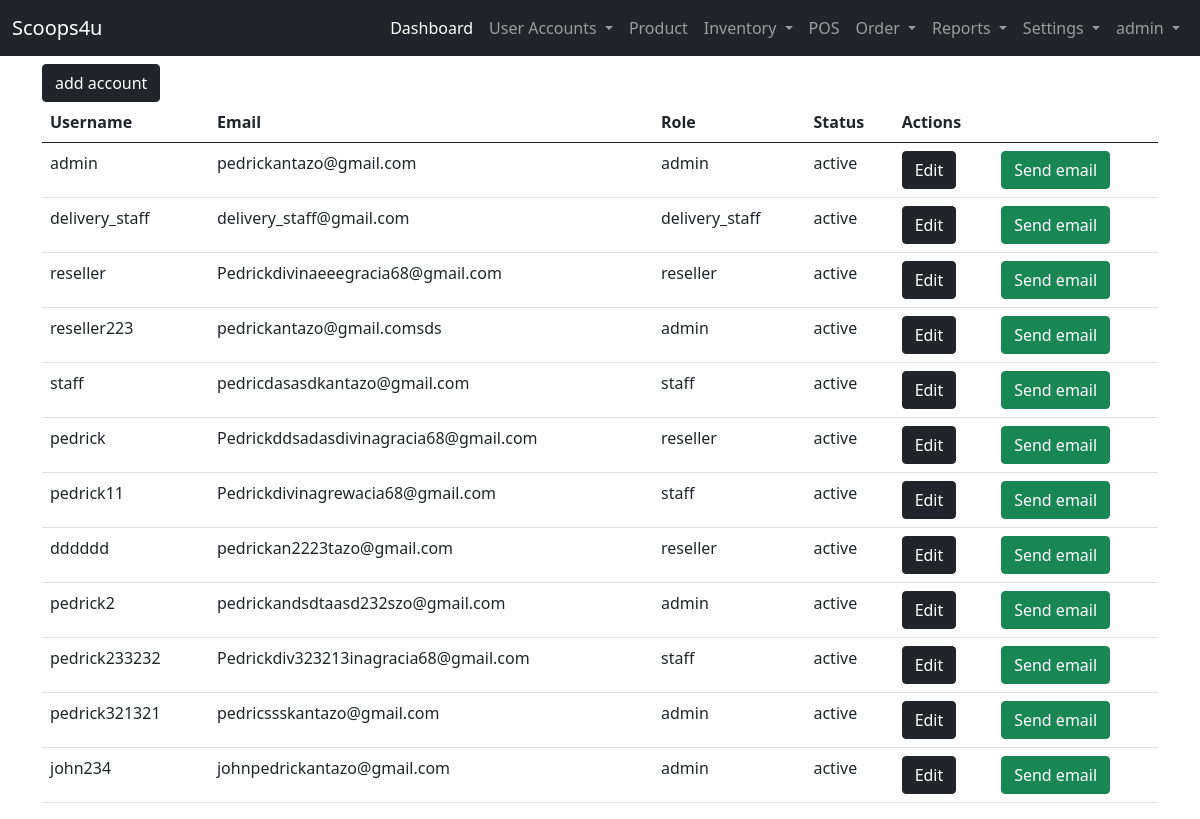
The app's page /user-site/user-list/ (signed in) with its own data.
### landing_page/models.py (models this page shows)
class User(AbstractUser):
    ROLE = ((" "," "),("admin","admin"),("staff","staff"),("reseller","reseller"),("delivery_staff","delivery_staff"))
    STAT = ((" "," "),("active","active"),("inactive","inactive"))
    role = models.CharField(max_length=50, null=True, default=None, choices=ROLE)
    status = models.CharField(max_length=50, null=True, default=None , choices=STAT)

### admin_site/views.py (the view)
# urls.py: path('user-list/', views.user_list , name='user_list'),
@login_required(login_url='landing_page:login')
def user_list(request):
    users = User.objects.all()
    context = {'users':users}
    return render(request, 'admin_site/user/useraccount.html', context)

### templates/admin_site/user/useraccount.html (shortened to what this page needs)
{% extends 'admin_site/base.html' %}
{% block content %}
<a href="{% url 'admin_site:add_useraccount' %}" class="btn btn-dark">add account</a>
    <table class="table table-hover">
        <thead>
            <tr>
                <th>Username</th>
                <th>Email</th>
                <th>Role</th>
                <th>Status</th>
                <th>Actions</th>
                <th></th>
            </tr>
            <tbody>
                {% for list in users %}
                <tr>
                    <td>{{ list.username }}</td>
                    <td>{{ list.email }}</td>
                    <td>{{ list.role }}</td>
                    <td>{{ list.status }}</td>
                    <td><a href="{% url 'admin_site:edit_user_account' list.id %}" class="btn btn-dark" >Edit</a></td>
                    <td><a href="{% url 'admin_site:send_email' list.id %}" class="btn btn-success">Send email</a></td>
                </tr>
                {% endfor %}
            </tbody>
        </thead>
    </table>
{% endblock content %}

### templates/admin_site/base.html (shortened to what this page needs)
{% load static %}
<!DOCTYPE html>
<html lang="en">
<head>
    <link href="https://cdn.jsdelivr.net/npm/bootstrap@5.0.2/dist/css/bootstrap.min.css" rel="stylesheet">
    <link rel="stylesheet" href="{% static 'css/sample.css' %}">
  </head>
<body>
  {% if user.role == "admin"%}
    <nav class="navbar navbar-expand-lg navbar-dark bg-dark">
        <div class="container-fluid">
          <a class="navbar-brand" href="#">Scoops4u</a>
          <div class="collapse navbar-collapse" id="navbarNavDropdown">
            <ul class="navbar-nav ms-auto mb-2 mb-lg-0">
              <li class="nav-item">
                <a class="nav-link active" aria-current="page" href="{% url 'admin_site:dashboard'%}">Dashboard</a>
              </li>
              <li class="nav-item dropdown">
                <a class="nav-link dropdown-toggle" href="#" id="navbarDropdownMenuLink" role="button" data-bs-toggle="dropdown" aria-expanded="false">
                  User Accounts
                </a>
              </li>
              <li class="nav-item">
                <a class="nav-link" href="{%url 'admin_site:list_product' %}">Product</a>
              </li>
              <li class="nav-item dropdown">
                <a class="nav-link dropdown-toggle" href="#" id="navbarDropdownMenuLink" role="button" data-bs-toggle="dropdown" aria-expanded="false">
                  Inventory
                </a>
              </li>
              <li class="nav-item">
                <a class="nav-link" href="{%url 'admin_site:pos' %}">POS</a>
              </li>
              <li class="nav-item dropdown">
                <a class="nav-link dropdown-toggle" href="#" id="navbarDropdownMenuLink" role="button" data-bs-toggle="dropdown" aria-expanded="false">
                  Order
                </a>
              </li>
              <li class="nav-item dropdown">
                <a class="nav-link dropdown-toggle" href="#" id="navbarDropdownMenuLink" role="button" data-bs-toggle="dropdown" aria-expanded="false">
                  Reports
                </a>
              </li>
              <li class="nav-item dropdown">
                <a class="nav-link dropdown-toggle" href="#" id="navbarDropdownMenuLink" role="button" data-bs-toggle="dropdown" aria-expanded="false">
                  Settings
                </a>
              </li>
              <li class="nav-item dropdown">
                <a class="nav-link dropdown-toggle" href="#" id="navbarDropdownMenuLink" role="button" data-bs-toggle="dropdown" aria-expanded="false">
                  {{ user }}
                </a>
              </li>
            </ul>
          </div>
        </div>
      </nav>
  {% endif %}
      <div class="container">
        <div class="row mt-2">
            <div class="col-lg-12">
                {% block content %}
                {% endblock content %}
            </div>
        </div>
      </div>
</body>
</html>

### records on screen
User: username "admin", email "pedrickantazo@gmail.com", role "admin", status "active"
User: username "delivery_staff", email "delivery_staff@gmail.com", role "delivery_staff", status "active"
User: username "reseller", email "Pedrickdivinaeeegracia68@gmail.com", role "reseller", status "active"
User: username "reseller223", email "pedrickantazo@gmail.comsds", role "admin", status "active"
User: username "staff", email "pedricdasasdkantazo@gmail.com", role "staff", status "active"
User: username "pedrick", email "Pedrickddsadasdivinagracia68@gmail.com", role "reseller", status "active"
User: username "pedrick11", email "Pedrickdivinagrewacia68@gmail.com", role "staff", status "active"
User: username "dddddd", email "pedrickan2223tazo@gmail.com", role "reseller", status "active"
User: username "pedrick2", email "pedrickandsdtaasd232szo@gmail.com", role "admin", status "active"
User: username "pedrick233232", email "Pedrickdiv323213inagracia68@gmail.com", role "staff", status "active"
User: username "pedrick321321", email "pedricssskantazo@gmail.com", role "admin", status "active"
User: username "john234", email "johnpedrickantazo@gmail.com", role "admin", status "active"
